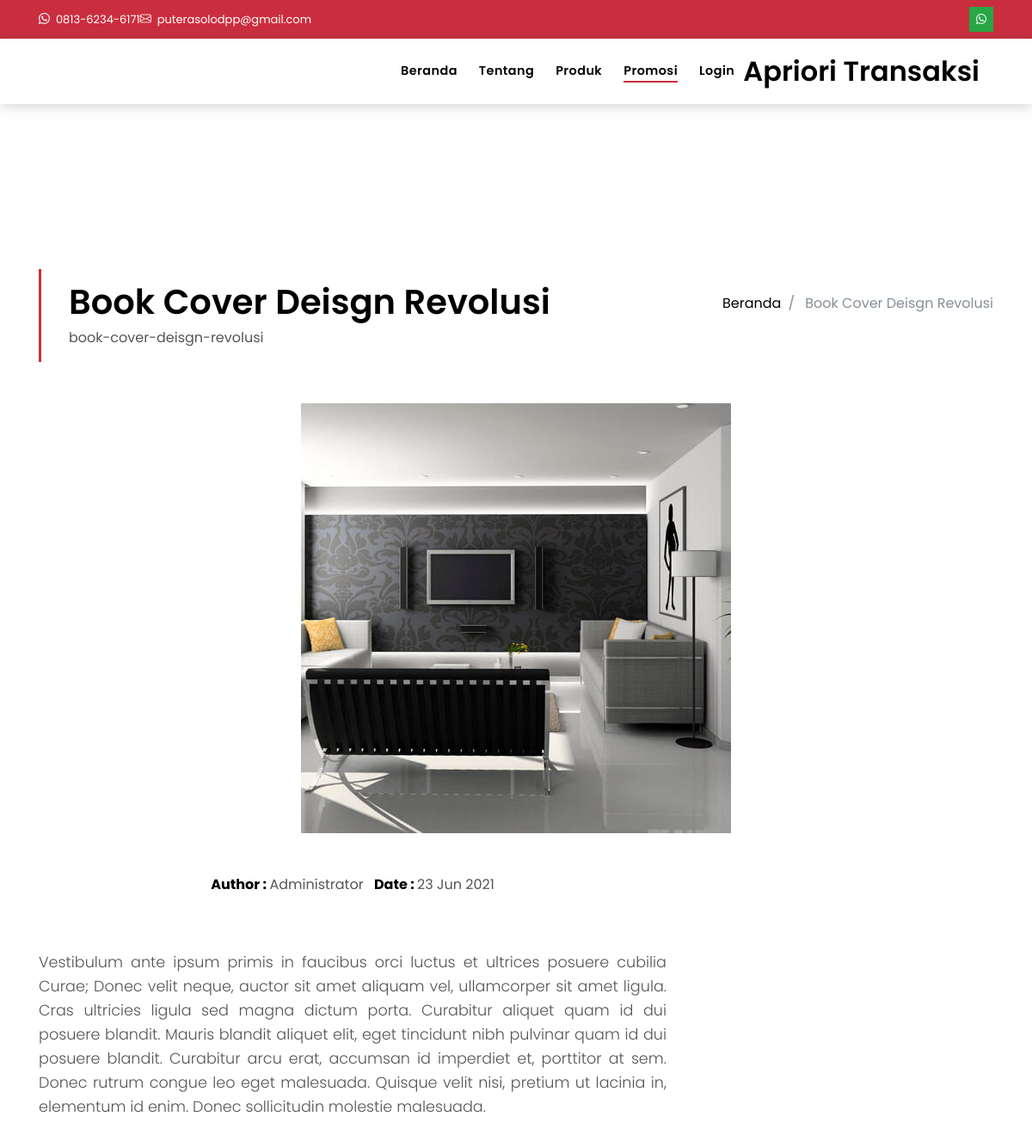
The page /berita/book-cover-deisgn-revolusi on the database its author committed.
### tables this page shows
CREATE TABLE `config` (
  `id_config` int NOT NULL,
  `nama` varchar(254) NOT NULL,
  `email` varchar(100) NOT NULL,
  `nohp` varchar(20) NOT NULL,
  `alamat` text NOT NULL,
  `no_rek` varchar(100) DEFAULT NULL,
  `pemilik_rek` varchar(100) DEFAULT NULL,
  `bank_rek` varchar(100) DEFAULT NULL,
  `foto_rek` varchar(100) DEFAULT NULL,
  `limit_produk` int DEFAULT NULL
);

CREATE TABLE `artikel` (
  `idartikel` int NOT NULL,
  `judul` varchar(50) NOT NULL,
  `slug` varchar(50) NOT NULL,
  `isi` longtext NOT NULL,
  `cover` varchar(100) NOT NULL,
  `time` timestamp NOT NULL DEFAULT CURRENT_TIMESTAMP ON UPDATE CURRENT_TIMESTAMP,
  `status` enum('aktif','nonaktif') NOT NULL
);

### application/controllers/Home.php (called while the page is built, shortened)
<?php
class Home extends CI_Controller
{
	public function __construct()
	{
		$this->load->model('M_data');
		$this->load->model('MData');
		$this->data = $this->db->get('config')->row();
	}
	public function a($slug = null)
	{
		if ($slug) {
			$data['web']	= $this->data;
			$data['title']	= $data['web']->nama;
			$data['data']	= $this->M_data->artikel_detail($slug)->row();
			$data['body']	= 'front/page/artikel_single';
			$this->load->view('front/template', $data);
		} else {
			$data['web']	= $this->data;
			$data['title']	= $data['web']->nama;
			$data['data']	= $this->M_data->artikel_all()->result();
			$data['body']	= 'front/page/artikel';
			$this->load->view('front/template', $data);
		}
	}
}

### index.php (called while the page is built, shortened)
<?php
require_once BASEPATH.'core/CodeIgniter.php';

### application/models/M_data.php (called while the page is built, shortened)
<?php
class M_data extends CI_Model
{
	public function artikel_detail($slug)
	{
		$this->db->select('*');
		$this->db->from('artikel');
		$this->db->where('artikel.slug', $slug);
		return $this->db->get();
	}
}

### application/views/front/template.php (the view, shortened to what this page needs)
<!DOCTYPE html>
<html lang="en">
<head>
  <link href="<?= base_url() ?>assets/vendor/animate.css/animate.min.css" rel="stylesheet">
  <link href="<?= base_url() ?>assets/vendor/bootstrap/css/bootstrap.min.css" rel="stylesheet">
  <link href="<?= base_url() ?>assets/vendor/bootstrap-icons/bootstrap-icons.css" rel="stylesheet">
  <link href="<?= base_url() ?>assets/vendor/swiper/swiper-bundle.min.css" rel="stylesheet">
  <link href="<?= base_url() ?>assets/css/style.css" rel="stylesheet">
</head>
<body>
  <?php
  $uri = $this->uri->segment(1);
  ?>
  <div class="d-none d-md-block" style="background-color: #ca2e3e;">
    <div class="container">
      <div class="d-flex align-items-center justify-content-between py-2" style="font-size: 13px;">
        <div class="d-flex align-items-center justify-content-between gap-4">
          <a href="https://wa.me/<?= $web->nohp ?>" target="_blank" class="text-decoration-none text-white">
            <i class="bi-whatsapp text-white"></i>&nbsp; <?= $web->nohp ?>
          </a>
          <a href="mailto:<?= $web->email ?>" target="_blank" class="text-decoration-none text-white">
            <i class="bi-envelope text-white"></i>&nbsp; <?= $web->email ?>
          </a>
        </div>
        <div class="d-flex align-items-center justify-content-end gap-1">
          <a href="https://wa.me/6281362346171 " class="text-decoration-none bg-success p-2 w-100 rounded-2 d-flex align-items-center" target="_blank" style="line-height: 12px;">
            <i class="bi-whatsapp text-white" style="font-size: 12px;"></i>
          </a>
        </div>
      </div>
    </div>
  </div>
  <nav class="navbar navbar-default navbar-trans navbar-expand-lg sticky-top">
    <div class="container">
      <div class="navbar-collapse collapse" id="navbarDefault">
        <ul class="navbar-nav ml-auto">
          <li class="nav-item">
            <a class="nav-link <?= $uri === '' || $uri === 'home' ? 'active' : '' ?>" href="<?= base_url() ?>">Beranda</a>
          </li>
          <li class="nav-item">
            <a class="nav-link <?= $uri === 'about' ? 'active' : '' ?>" href="<?= base_url('about') ?>">Tentang</a>
          </li>
          <li class="nav-item">
            <a class="nav-link <?= $uri === 'penyewaan_gedung' ? 'active' : '' ?>" href="<?= base_url('penyewaan_gedung') ?>">Produk</a>
          </li>
          <li class="nav-item">
            <a class="nav-link <?= $uri === 'berita' ? 'active' : '' ?>" href="<?= base_url('berita') ?>">Promosi</a>
          </li>
          <?php if (!$this->session->userdata('userid')) : ?>
            <li class="nav-item">
              <a class="nav-link " href="<?= base_url('auth') ?>">Login</a>
            </li>
          <?php endif ?>
        </ul>
      </div>
 <a class="navbar-brand text-brand" href="<?= base_url() ?>"><?= $web->nama ?></a>
    </div>
  </nav>
  <?php $this->load->view($body) ?>
</body>
</html>

### application/views/front/page/artikel_single.php (shortened to what this page needs)
<main id="main">
  <section class="intro-single">
    <div class="container">
      <div class="row">
        <div class="col-md-12 col-lg-8">
          <div class="title-single-box">
            <h1 class="title-single"><?= ucwords($data->judul) ?></h1>
            <span class="color-text-a"><?= $data->slug ?></span>
          </div>
        </div>
        <div class="col-md-12 col-lg-4">
          <nav aria-label="breadcrumb" class="breadcrumb-box d-flex justify-content-lg-end">
            <ol class="breadcrumb">
              <li class="breadcrumb-item">
                <a href="<?= base_url() ?>">Beranda</a>
              </li>
              <li class="breadcrumb-item active" aria-current="page">
                <?= ucwords($data->judul) ?>
              </li>
            </ol>
          </nav>
        </div>
      </div>
    </div>
  </section>
  <section class="news-single nav-arrow-b">
    <div class="container">
      <div class="row">
        <div class="col-sm-12">
          <div class="news-img-box">
            <center><img src="<?= base_url('assets/img/artikel/' . $data->cover) ?>" alt="" class="img-fluid"></center>
          </div>
        </div>
        <div class="col-md-10 offset-md-1 col-lg-8 offset-lg-2">
          <div class="post-information">
            <ul class="list-inline text-center color-a">
              <li class="list-inline-item mr-2">
                <strong>Author : </strong>
                <span class="color-text-a">Administrator</span>
              </li>
              <li class="list-inline-item">
                <strong>Date : </strong>
                <span class="color-text-a"><?= date('d M Y', strtotime($data->time)) ?></span>
              </li>
            </ul>
          </div>
          <div class="post-content color-text-a" style="text-align: justify;">
            <?= $data->isi ?>
          </div>
        </div>
      </div>
    </div>
  </section>
</main>

### assets/css/style.css (style rules this page uses)
body { font-family: 'Poppins', sans-serif; color: #555555; }
h1, h2, h3, h4, h5, h6 { color: #000000; }
a { color: #000000; text-decoration: none; transition: all .5s ease; }
.text-brand { color: #000000; font-size: 2rem; font-weight: 600; }
.color-a { text-decoration: none; color: #000000; }
.color-text-a { text-decoration: none; color: #555555; }
.navbar-default { transition: all .5s ease-in-out; background-color: #ffffff; padding-top: 9px; padding-bottom: 9px; -webkit-backface-visibility: hidden; backface-visibility: hidden; box-shadow: 1px 2px 15px rgba(100, 100, 100, 0.3); }
.navbar-default.navbar-trans, .navbar-default.navbar-reduce { -webkit-backface-visibility: hidden; backface-visibility: hidden; }
.navbar-default.navbar-trans .nav-item, .navbar-default.navbar-reduce .nav-item { position: relative; padding-right: 10px; padding-top: 8px; padding-bottom: 8px; margin-left: 0; }
@media (min-width: 768px) { .navbar-default.navbar-trans .nav-item, .navbar-default.navbar-reduce .nav-item { margin-left: 15px; } }
.navbar-default.navbar-trans .nav-link, .navbar-default.navbar-reduce .nav-link { font-size: 0.9rem; color: #000000; font-weight: 600; letter-spacing: 0.030em; transition: all 0.1s ease-in-out; position: relative; padding-left: 0; padding-right: 0; }
.navbar-default.navbar-trans .nav-link:before, .navbar-default.navbar-reduce .nav-link:before { content: ''; position: absolute; bottom: 5px; left: 0; width: 100%; height: 2px; z-index: 0; background-color: #ca2e3e; transform: scaleX(0); transform-origin: right; transition: transform .2s ease-out, opacity .2s ease-out 0.3s; }
.navbar-default.navbar-trans .show > .nav-link:before, .navbar-default.navbar-trans .active > .nav-link:before, .navbar-default.navbar-trans .nav-link.show:before, .navbar-default.navbar-trans .nav-link.active:before, .navbar-default.navbar-reduce .show > .nav-link:before, .navbar-default.navbar-reduce .active > .nav-link:before, .navbar-default.navbar-reduce .nav-link.show:before, .navbar-default.navbar-reduce .nav-link.active:before { transform: scaleX(1); }
.navbar-default.navbar-trans .nav-link:before { background-color: #ca2e3e; }
.navbar-default.navbar-trans .show > .nav-link, .navbar-default.navbar-trans .active > .nav-link, .navbar-default.navbar-trans .nav-link.show, .navbar-default.navbar-trans .nav-link.active { color: #000000; }
.intro-single { padding: 12rem 0 3rem; }
.intro-single .title-single-box { padding: 1rem 0 1rem 2rem; }
.intro-single .title-single-box { border-left: 3px solid #ca2e3e; }
.intro-single .title-single-box .title-single { font-weight: 600; font-size: 2.2rem; }
@media (min-width: 768px) { .intro-single .title-single-box .title-single { font-size: 2.1rem; } }
@media (min-width: 992px) { .intro-single .title-single-box .title-single { font-size: 2.5rem; } }
.intro-single .breadcrumb-box { padding: 1rem 0 0 .5rem; }
.intro-single .breadcrumb { background-color: transparent; padding-right: 0; padding-left: 0; }
.post-information { padding: 3rem 0; }
.post-content { font-size: 1.1rem; font-weight: 300; line-height: 1.6; }
.post-content p { margin-bottom: 1.7rem; }

### rows shown on the page
config: nohp "0813-6234-6171", email "puterasolodpp@gmail.com", nama "Apriori Transaksi"
artikel: judul "Book Cover Deisgn Revolusi", slug "book-cover-deisgn-revolusi", cover (picture), time "23 Jun 2021", isi "Vestibulum ante ipsum primis in faucibus orci luctus et ultrices posuere cubilia Curae; Donec velit neque, auctor sit amet aliquam vel, ullamcorper sit amet ligula. Cras ultricies ligula sed magna dictum porta. Curabitur aliquet quam id dui posuere blandit. Mauris blandit aliquet elit, eget tincidunt nibh pulvinar quam id dui posuere blandit. Curabitur arcu erat, accumsan id imperdiet et, porttitor at sem. Donec rutrum congue leo eget malesuada. Quisque velit nisi, pretium ut lacinia in, elementum id enim. Donec sollicitudin molestie malesuada."
